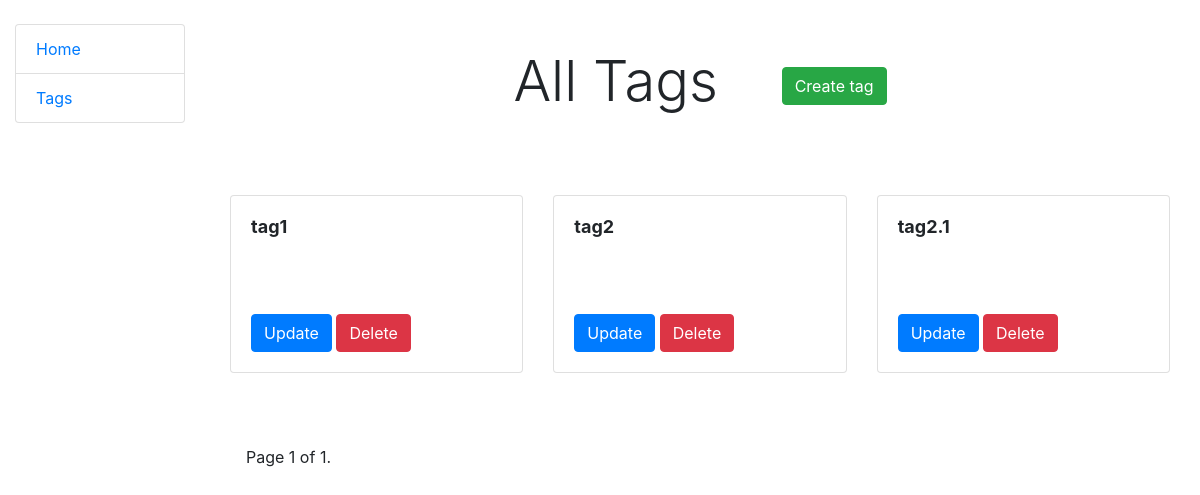
The page /tags/ on the database as committed earlier.
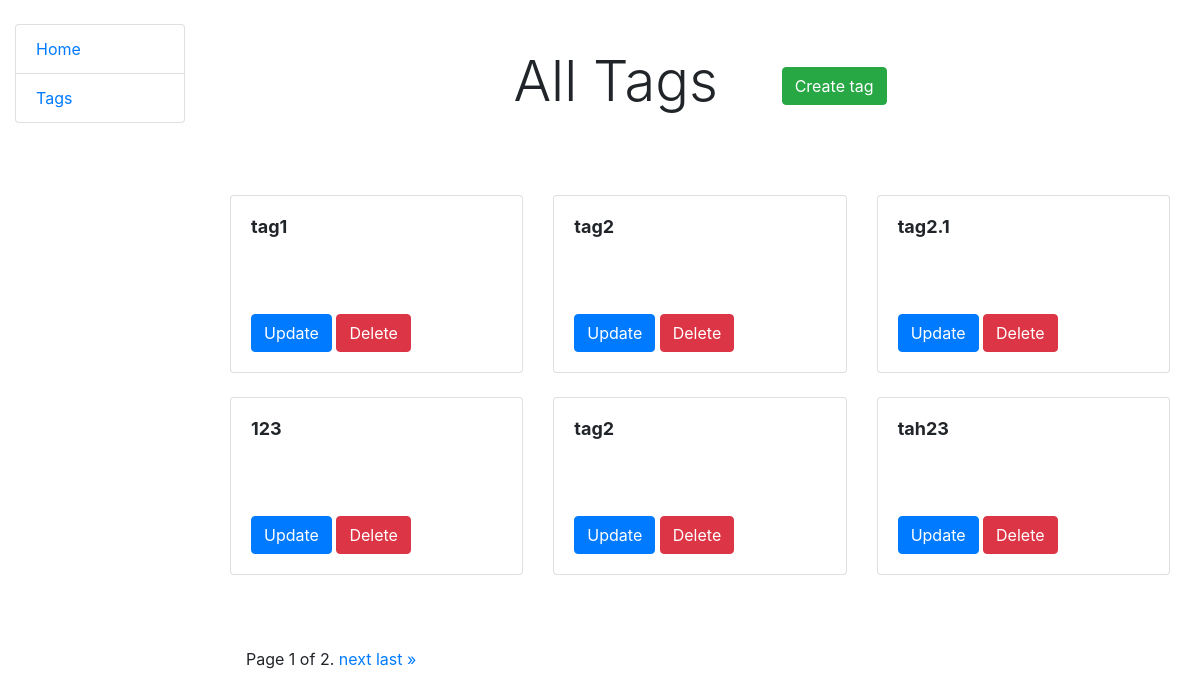
The same page on the database as committed later.
### todo/models.py (models this page shows, shortened)
class Tag(models.Model):
    name = models.CharField(max_length=255)

### todo/views.py (the view)
# urls.py: path("tags/", TagsListView.as_view(), name="tags-list"),
class TagsListView(ListView):
    queryset = Tag.objects.all()
    paginate_by = 6
    def get_context_data(self, *, object_list=None, **kwargs):
        context = super().get_context_data(**kwargs)
        context["list"] = True
        return context

### templates/todo/tag_list.html
{% extends "base.html" %}
{% block content %}
<div class="container">
  <div class="px-3 py-3 pt-md-5 pb-md-4 mx-auto text-center">
    <h1 class="display-4">
      All Tags <button type="button" class="btn btn-success ml-5">
      <a href="{% url 'todo:tag-create'%}" class="text-white">
      Create tag
      </a>
      </button>
    </h1>
  </div>
  <div class="py-5">
    <div class="row">
      {% for tag in tag_list %}
      <div class="col-md-4">
        <div class="card mb-4 box-shadow">
          <div class="card-body">
            <h2 style="font-size:18px;font-weight:bold;min-height:42px;">
              {{tag.name}}
            </h2>
            <br><br>
            <button type="button" class="btn btn-primary">
            <a class="text-white"
              href="{% url 'todo:tag-update' pk=tag.id %}"
              >
            Update
            </a>
            </button>
            <button type="button" class="btn btn-danger">
            <a class="text-white"
              href="{% url 'todo:tag-delete' pk=tag.id %}"
              >
            Delete
            </a>
            </button>
          </div>
        </div>
      </div>
      {% endfor %}
    </div>
  </div>
</div>
{% endblock %}

Rows that differ between the two databases and show on the page:
added Tag: name "123"
added Tag: name "tag2"
added Tag: name "tah23"
Other text that changed with them:
{{ page_obj.paginator.num_pages }}: "1" → "2"
text now shown: "next last »"
